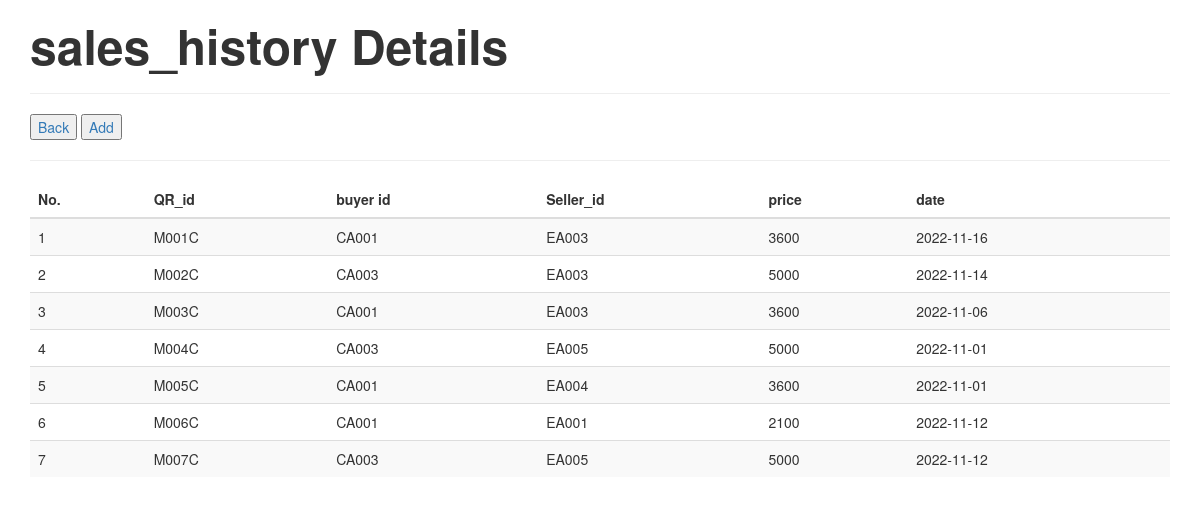
The page /sales_history.php on the database its author committed.
### tables this page shows
CREATE TABLE `sales_history` (
  `QR_id` varchar(5) NOT NULL,
  `buyer_id` varchar(5) NOT NULL,
  `Seller_id` varchar(5) NOT NULL,
  `price` int(50) NOT NULL,
  `date` date DEFAULT NULL
);

### sales_history.php (the view)
<?php
require_once'connection_index.php';
?>
<!DOCTYPE html>
<html lang="en">
<link href="https://maxcdn.bootstrapcdn.com/bootstrap/3.3.0/css/bootstrap.min.css" rel="stylesheet">
<body>
<div class="container">
<div class="row">
<div class="col-md-12">
<h3><b><FONT size='50px'>sales_history Details</font></b></h3> <hr />
<a href="index.php"><button >Back</button></a>
<a href="insert_sales.php"><button >Add </button></a><hr />
<div class="table-responsive">
<table id="mytable" class="table table-bordred table-striped">
<thead>
<th>No.</th>
<th>QR_id</th>
<th>buyer id</th>
<th>Seller_id</th>
<th>price</th>
<th>date</th>
</thead>
<tbody>
<?php
$sql =mysqli_query($con, "call s_history()");
$cnt=1;
$row=mysqli_num_rows($sql);
if($row>0){
while ($result=mysqli_fetch_array($sql)) {
?>
<tr>
<td><?php echo htmlentities($cnt);?></td>
<td><?php echo htmlentities($result['QR_id']);?></td>
<td><?php echo htmlentities($result['buyer_id']);?></td>
<td><?php echo htmlentities($result['Seller_id']);?></td>
<td><?php echo htmlentities($result['price']);?></td>
<td><?php echo htmlentities($result['date']);?></td>
</tr>
<?php
$cnt++;
} } else { ?>
<tr>
<td colspan="9" style="color:red; font-weight:bold;text-align:center;"> No Record found</td>
</tr>
<?php } ?>
</tbody>
</table>
</div>
</div>
</div>
</div>
</body>
</html>

### rows shown on the page
sales_history: QR_id "M001C", buyer "CA001", Seller "EA003", price "3600", date "2022-11-16"
sales_history: QR_id "M002C", buyer "CA003", Seller "EA003", price "5000", date "2022-11-14"
sales_history: QR_id "M003C", buyer "CA001", Seller "EA003", price "3600", date "2022-11-06"
sales_history: QR_id "M004C", buyer "CA003", Seller "EA005", price "5000", date "2022-11-01"
sales_history: QR_id "M005C", buyer "CA001", Seller "EA004", price "3600", date "2022-11-01"
sales_history: QR_id "M006C", buyer "CA001", Seller "EA001", price "2100", date "2022-11-12"
sales_history: QR_id "M007C", buyer "CA003", Seller "EA005", price "5000", date "2022-11-12"
